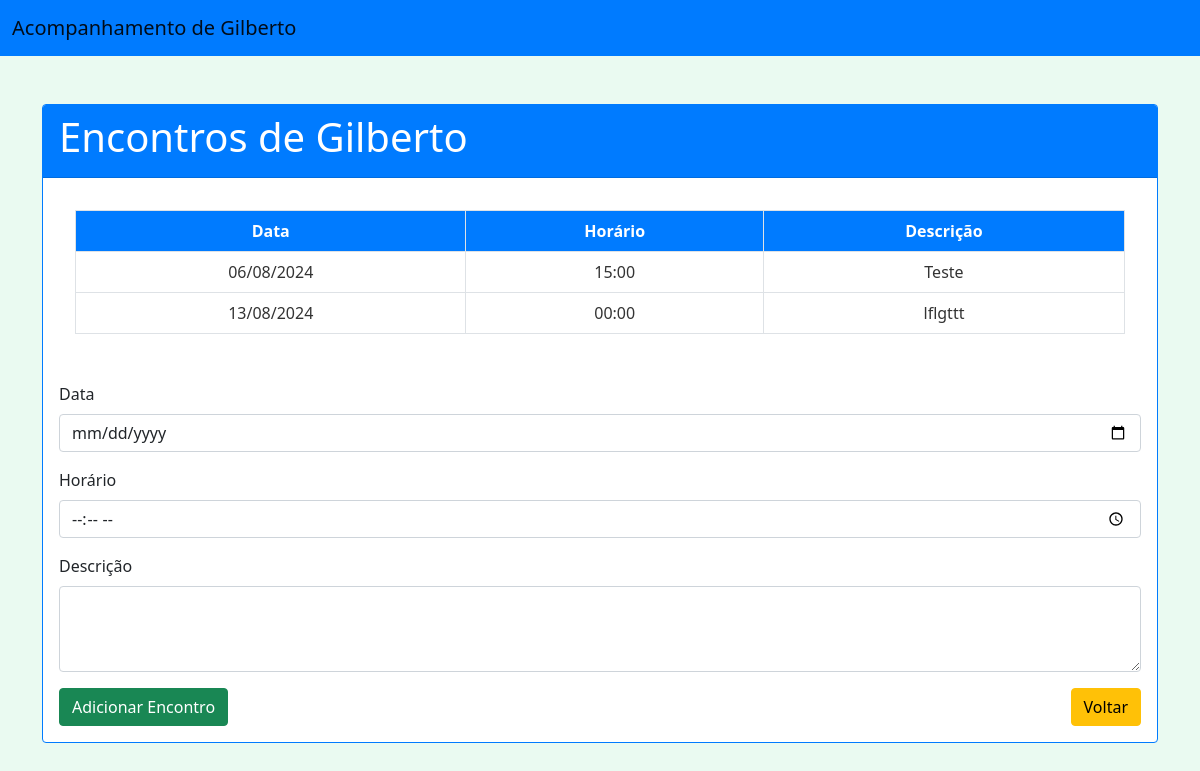
Page /acompanhamento/32/ on the committed database.
### app_cad_usuarios/models.py (models this page shows, shortened)
class Usuario(models.Model):
    id_usuario = models.AutoField(primary_key=True)
    nome = models.TextField(max_length=255)
    idade = models.IntegerField()
    bairro = models.TextField(max_length=255)
    sexo = models.TextField(max_length=10)
    cidade = models.TextField(max_length=255)

class Encontro(models.Model):
    usuario = models.ForeignKey(Usuario, on_delete=models.CASCADE, related_name='encontros')
    data = models.DateTimeField()
    horario = models.TimeField(default='00:00')
    descricao = models.TextField()

### app_cad_usuarios/views.py (the view, shortened to what this page needs)
# urls.py: path('acompanhamento/<int:usuario_id>/', views.acompanhamento, name='acompanhamento'),
def acompanhamento(request, usuario_id):
    usuario = get_object_or_404(Usuario, id_usuario=usuario_id)
    encontros = usuario.encontros.all()
    return render(request, 'usuarios/acompanhamento.html', {'usuario': usuario, 'encontros': encontros})

### app_cad_usuarios/templates/usuarios/acompanhamento.html (shortened to what this page needs)
<!doctype html>
<html lang="en">
<head>
    <link href="https://cdn.jsdelivr.net/npm/bootstrap@5.0.2/dist/css/bootstrap.min.css" rel="stylesheet">
</head>
<body>
<nav class="navbar navbar-expand-lg navbar-light">
    <div class="container-fluid">
        <a class="navbar-brand" href="#">Acompanhamento de {{ usuario.nome }}</a>
    </div>
</nav>
<div class="container mt-5">
    <div class="card">
        <div class="card-header">
            <h1 class="card-title">Encontros de {{ usuario.nome }}</h1>
        </div>
        <div class="card-body">
            <div class="table-container">
                <div class="table-wrapper">
                    <table class="table table-bordered">
                        <thead>
                            <tr>
                                <th scope="col">Data</th>
                                <th scope="col">Horário</th>
                                <th scope="col">Descrição</th>
                            </tr>
                        </thead>
                        <tbody>
                            {% for encontro in encontros %}
                                <tr>
                                    <td>{{ encontro.data|date:"d/m/Y" }}</td>
                                    <td>{{ encontro.horario|time:"H:i" }}</td>
                                    <td>{{ encontro.descricao }}</td>
                                </tr>
                            {% endfor %}
                        </tbody>
                    </table>
                </div>
            </div>
            <div class="mt-3">
                <form method="post">
                    <div class="mb-3">
                        <label for="data" class="form-label">Data</label>
                        <input type="date" class="form-control" id="data" name="data" required>
                    </div>
                    <div class="mb-3">
                        <label for="horario" class="form-label">Horário</label>
                        <input type="time" class="form-control" id="horario" name="horario" required>
                    </div>
                    <div class="mb-3">
                        <label for="descricao" class="form-label">Descrição</label>
                        <textarea class="form-control" id="descricao" name="descricao" rows="3" required></textarea>
                    </div>
                    <div class="mt-3 d-flex justify-content-between">
                        <button type="submit" class="btn btn-success">Adicionar Encontro</button>
                        <a href="{% url 'usuarios' %}" class="btn btn-warning">Voltar</a>
                    </div>
                </form>
            </div>
        </div>
    </div>
</div>
</body>
</html>

### app_cad_usuarios/templates/usuarios/acompanhamento.html (style rules this page uses)
body { background-color: #eafaf1; }
.navbar { background-color: #007bff; }
.navbar-brand { color: #ffffff; }
.card { background-color: #ffffff; border: 1px solid #007bff; }
.card-header { background-color: #007bff; color: #ffffff; }
table { background-color: #ffffff; border: 1px solid #007bff; width: 100%; }
th, td { color: #333; text-align: center; }
th { background-color: #d1ecf1; }
.table thead th { background-color: #007bff; color: #ffffff; }
.table-container { overflow-x: auto; padding: 1rem; }
.table-wrapper { display: flex; justify-content: center; align-items: center; }

### rows in the picture
Usuario: nome "Gilberto"
Encontro: data "06/08/2024", horario "15:00", descricao "Teste"
Encontro: data "13/08/2024", horario "00:00", descricao "lflgttt"
